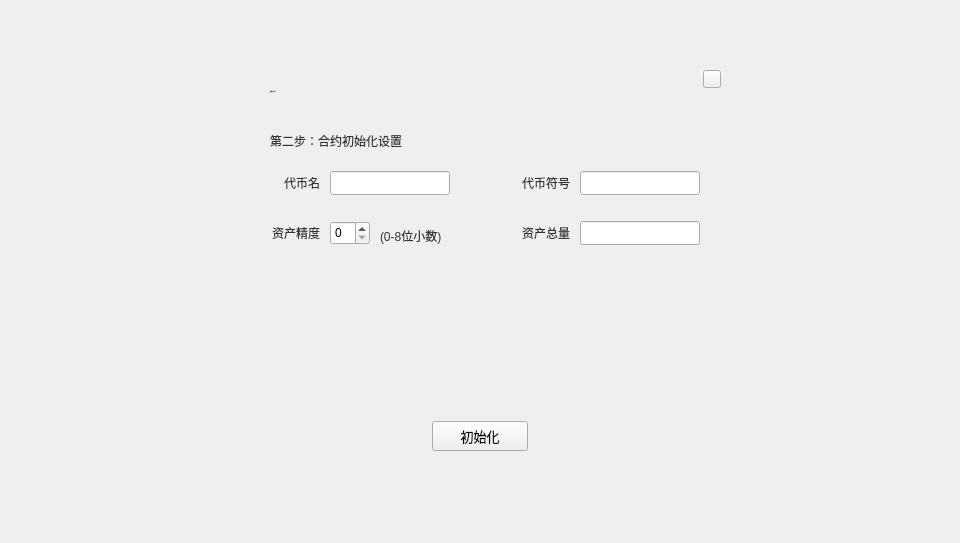
<?xml version="1.0" encoding="UTF-8"?>
<ui version="4.0">
 <class>CreateTokenDialog</class>
 <widget class="QDialog" name="CreateTokenDialog">
  <property name="geometry">
   <rect>
    <x>0</x>
    <y>0</y>
    <width>960</width>
    <height>543</height>
   </rect>
  </property>
  <property name="windowTitle">
   <string>Dialog</string>
  </property>
  <widget class="QWidget" name="widget" native="true">
   <property name="geometry">
    <rect>
     <x>0</x>
     <y>0</y>
     <width>960</width>
     <height>543</height>
    </rect>
   </property>
   <property name="font">
    <font>
     <family>Microsoft YaHei UI Light</family>
     <weight>75</weight>
     <bold>true</bold>
    </font>
   </property>
   <widget class="QWidget" name="containerWidget" native="true">
    <property name="geometry">
     <rect>
      <x>230</x>
      <y>61</y>
      <width>500</width>
      <height>420</height>
     </rect>
    </property>
    <property name="font">
     <font>
      <family>微软雅黑</family>
      <weight>50</weight>
      <bold>false</bold>
     </font>
    </property>
    <property name="styleSheet">
     <string notr="true"/>
    </property>
    <widget class="QLabel" name="label">
     <property name="geometry">
      <rect>
       <x>40</x>
       <y>20</y>
       <width>200</width>
       <height>21</height>
      </rect>
     </property>
     <property name="font">
      <font>
       <family>微软雅黑</family>
       <pointsize>-1</pointsize>
       <weight>50</weight>
       <italic>false</italic>
       <bold>false</bold>
      </font>
     </property>
     <property name="styleSheet">
      <string notr="true">QLabel{font:  14px &quot;微软雅黑&quot;;color: rgb(51, 51, 51);}

</string>
     </property>
     <property name="text">
      <string>创建合约代币</string>
     </property>
     <property name="alignment">
      <set>Qt::AlignLeading|Qt::AlignLeft|Qt::AlignVCenter</set>
     </property>
    </widget>
    <widget class="QStackedWidget" name="stackedWidget">
     <property name="geometry">
      <rect>
       <x>0</x>
       <y>50</y>
       <width>500</width>
       <height>370</height>
      </rect>
     </property>
     <property name="font">
      <font>
       <family>微软雅黑</family>
       <pointsize>10</pointsize>
       <weight>50</weight>
       <italic>false</italic>
       <bold>false</bold>
      </font>
     </property>
     <property name="styleSheet">
      <string notr="true">QLabel{font: 12px &quot;微软雅黑&quot;;color: rgb(51, 51, 51);}
</string>
     </property>
     <property name="currentIndex">
      <number>2</number>
     </property>
     <widget class="QWidget" name="registerContractPage">
      <widget class="QComboBox" name="accountComboBox">
       <property name="geometry">
        <rect>
         <x>130</x>
         <y>50</y>
         <width>120</width>
         <height>24</height>
        </rect>
       </property>
       <property name="minimumSize">
        <size>
         <width>0</width>
         <height>0</height>
        </size>
       </property>
       <property name="styleSheet">
        <string notr="true"/>
       </property>
      </widget>
      <widget class="QLabel" name="label_12">
       <property name="geometry">
        <rect>
         <x>30</x>
         <y>50</y>
         <width>90</width>
         <height>24</height>
        </rect>
       </property>
       <property name="styleSheet">
        <string notr="true"/>
       </property>
       <property name="text">
        <string>选择创建者</string>
       </property>
       <property name="alignment">
        <set>Qt::AlignRight|Qt::AlignTrailing|Qt::AlignVCenter</set>
       </property>
       <property name="wordWrap">
        <bool>true</bool>
       </property>
      </widget>
      <widget class="QLabel" name="label_2">
       <property name="geometry">
        <rect>
         <x>40</x>
         <y>20</y>
         <width>200</width>
         <height>20</height>
        </rect>
       </property>
       <property name="text">
        <string>第一步：注册合约</string>
       </property>
      </widget>
      <widget class="QLabel" name="label_16">
       <property name="geometry">
        <rect>
         <x>30</x>
         <y>90</y>
         <width>90</width>
         <height>24</height>
        </rect>
       </property>
       <property name="styleSheet">
        <string notr="true"/>
       </property>
       <property name="text">
        <string>合约字节码</string>
       </property>
       <property name="alignment">
        <set>Qt::AlignRight|Qt::AlignTrailing|Qt::AlignVCenter</set>
       </property>
       <property name="wordWrap">
        <bool>true</bool>
       </property>
      </widget>
      <widget class="QLineEdit" name="gpcPathLineEdit">
       <property name="geometry">
        <rect>
         <x>130</x>
         <y>90</y>
         <width>300</width>
         <height>24</height>
        </rect>
       </property>
      </widget>
      <widget class="QToolButton" name="registerBtn">
       <property name="geometry">
        <rect>
         <x>202</x>
         <y>310</y>
         <width>96</width>
         <height>30</height>
        </rect>
       </property>
       <property name="font">
        <font>
         <family>微软雅黑</family>
         <pointsize>10</pointsize>
         <weight>50</weight>
         <italic>false</italic>
         <bold>false</bold>
        </font>
       </property>
       <property name="cursor">
        <cursorShape>PointingHandCursor</cursorShape>
       </property>
       <property name="focusPolicy">
        <enum>Qt::NoFocus</enum>
       </property>
       <property name="styleSheet">
        <string notr="true"/>
       </property>
       <property name="text">
        <string>注册</string>
       </property>
      </widget>
     </widget>
     <widget class="QWidget" name="page">
      <widget class="QLabel" name="label_21">
       <property name="geometry">
        <rect>
         <x>10</x>
         <y>80</y>
         <width>90</width>
         <height>20</height>
        </rect>
       </property>
       <property name="styleSheet">
        <string notr="true"/>
       </property>
       <property name="text">
        <string>合约ID</string>
       </property>
       <property name="alignment">
        <set>Qt::AlignRight|Qt::AlignTrailing|Qt::AlignVCenter</set>
       </property>
       <property name="wordWrap">
        <bool>true</bool>
       </property>
      </widget>
      <widget class="QLabel" name="label_22">
       <property name="geometry">
        <rect>
         <x>10</x>
         <y>110</y>
         <width>90</width>
         <height>20</height>
        </rect>
       </property>
       <property name="styleSheet">
        <string notr="true"/>
       </property>
       <property name="text">
        <string>交易ID</string>
       </property>
       <property name="alignment">
        <set>Qt::AlignRight|Qt::AlignTrailing|Qt::AlignVCenter</set>
       </property>
       <property name="wordWrap">
        <bool>true</bool>
       </property>
      </widget>
      <widget class="QLabel" name="contractIdLabel">
       <property name="geometry">
        <rect>
         <x>120</x>
         <y>80</y>
         <width>300</width>
         <height>20</height>
        </rect>
       </property>
       <property name="text">
        <string/>
       </property>
       <property name="textInteractionFlags">
        <set>Qt::LinksAccessibleByMouse|Qt::TextSelectableByMouse</set>
       </property>
      </widget>
      <widget class="QLabel" name="trxIdLabel">
       <property name="geometry">
        <rect>
         <x>120</x>
         <y>110</y>
         <width>300</width>
         <height>20</height>
        </rect>
       </property>
       <property name="text">
        <string/>
       </property>
       <property name="textInteractionFlags">
        <set>Qt::LinksAccessibleByMouse|Qt::TextSelectableByMouse</set>
       </property>
      </widget>
      <widget class="QLabel" name="label_27">
       <property name="geometry">
        <rect>
         <x>50</x>
         <y>20</y>
         <width>400</width>
         <height>40</height>
        </rect>
       </property>
       <property name="styleSheet">
        <string notr="true">QLabel{color: rgb(255, 0, 0);}</string>
       </property>
       <property name="text">
        <string>等待注册合约交易被区块链确认，请勿关闭窗口</string>
       </property>
       <property name="alignment">
        <set>Qt::AlignCenter</set>
       </property>
       <property name="wordWrap">
        <bool>true</bool>
       </property>
      </widget>
     </widget>
     <widget class="QWidget" name="initPage">
      <widget class="QLabel" name="label_11">
       <property name="geometry">
        <rect>
         <x>0</x>
         <y>110</y>
         <width>90</width>
         <height>24</height>
        </rect>
       </property>
       <property name="styleSheet">
        <string notr="true">font: 9pt &quot;微软雅黑&quot;;</string>
       </property>
       <property name="text">
        <string>资产精度</string>
       </property>
       <property name="alignment">
        <set>Qt::AlignRight|Qt::AlignTrailing|Qt::AlignVCenter</set>
       </property>
       <property name="wordWrap">
        <bool>true</bool>
       </property>
      </widget>
      <widget class="QLabel" name="label_13">
       <property name="geometry">
        <rect>
         <x>0</x>
         <y>60</y>
         <width>90</width>
         <height>24</height>
        </rect>
       </property>
       <property name="styleSheet">
        <string notr="true">font: 9pt &quot;微软雅黑&quot;;</string>
       </property>
       <property name="text">
        <string>代币名</string>
       </property>
       <property name="alignment">
        <set>Qt::AlignRight|Qt::AlignTrailing|Qt::AlignVCenter</set>
       </property>
       <property name="wordWrap">
        <bool>true</bool>
       </property>
      </widget>
      <widget class="QLabel" name="label_15">
       <property name="geometry">
        <rect>
         <x>250</x>
         <y>60</y>
         <width>90</width>
         <height>24</height>
        </rect>
       </property>
       <property name="styleSheet">
        <string notr="true">font: 9pt &quot;微软雅黑&quot;;</string>
       </property>
       <property name="text">
        <string>代币符号</string>
       </property>
       <property name="alignment">
        <set>Qt::AlignRight|Qt::AlignTrailing|Qt::AlignVCenter</set>
       </property>
       <property name="wordWrap">
        <bool>true</bool>
       </property>
      </widget>
      <widget class="QLineEdit" name="totalSupplyLineEdit">
       <property name="geometry">
        <rect>
         <x>350</x>
         <y>110</y>
         <width>120</width>
         <height>24</height>
        </rect>
       </property>
       <property name="text">
        <string/>
       </property>
      </widget>
      <widget class="QToolButton" name="initBtn">
       <property name="geometry">
        <rect>
         <x>202</x>
         <y>310</y>
         <width>96</width>
         <height>30</height>
        </rect>
       </property>
       <property name="font">
        <font>
         <family>微软雅黑</family>
         <pointsize>10</pointsize>
         <weight>50</weight>
         <italic>false</italic>
         <bold>false</bold>
        </font>
       </property>
       <property name="cursor">
        <cursorShape>PointingHandCursor</cursorShape>
       </property>
       <property name="focusPolicy">
        <enum>Qt::NoFocus</enum>
       </property>
       <property name="styleSheet">
        <string notr="true"/>
       </property>
       <property name="text">
        <string>初始化</string>
       </property>
      </widget>
      <widget class="QLineEdit" name="tokenSymbolLineEdit">
       <property name="geometry">
        <rect>
         <x>350</x>
         <y>60</y>
         <width>120</width>
         <height>24</height>
        </rect>
       </property>
       <property name="text">
        <string/>
       </property>
      </widget>
      <widget class="QLineEdit" name="tokenNameLineEdit">
       <property name="geometry">
        <rect>
         <x>100</x>
         <y>60</y>
         <width>120</width>
         <height>24</height>
        </rect>
       </property>
      </widget>
      <widget class="QLabel" name="label_17">
       <property name="geometry">
        <rect>
         <x>250</x>
         <y>110</y>
         <width>90</width>
         <height>24</height>
        </rect>
       </property>
       <property name="styleSheet">
        <string notr="true">font: 9pt &quot;微软雅黑&quot;;</string>
       </property>
       <property name="text">
        <string>资产总量</string>
       </property>
       <property name="alignment">
        <set>Qt::AlignRight|Qt::AlignTrailing|Qt::AlignVCenter</set>
       </property>
       <property name="wordWrap">
        <bool>true</bool>
       </property>
      </widget>
      <widget class="QLabel" name="label_20">
       <property name="geometry">
        <rect>
         <x>150</x>
         <y>110</y>
         <width>100</width>
         <height>30</height>
        </rect>
       </property>
       <property name="text">
        <string>(0-8位小数)</string>
       </property>
      </widget>
      <widget class="QSpinBox" name="precisionSpinBox">
       <property name="geometry">
        <rect>
         <x>100</x>
         <y>110</y>
         <width>40</width>
         <height>24</height>
        </rect>
       </property>
       <property name="maximum">
        <number>8</number>
       </property>
      </widget>
      <widget class="QLabel" name="label_3">
       <property name="geometry">
        <rect>
         <x>40</x>
         <y>20</y>
         <width>200</width>
         <height>20</height>
        </rect>
       </property>
       <property name="text">
        <string>第二步：合约初始化设置</string>
       </property>
      </widget>
     </widget>
    </widget>
    <widget class="QToolButton" name="closeBtn">
     <property name="geometry">
      <rect>
       <x>473</x>
       <y>9</y>
       <width>18</width>
       <height>18</height>
      </rect>
     </property>
     <property name="cursor">
      <cursorShape>PointingHandCursor</cursorShape>
     </property>
     <property name="focusPolicy">
      <enum>Qt::NoFocus</enum>
     </property>
     <property name="styleSheet">
      <string notr="true"/>
     </property>
     <property name="text">
      <string/>
     </property>
    </widget>
   </widget>
  </widget>
 </widget>
 <resources/>
 <connections/>
</ui>
